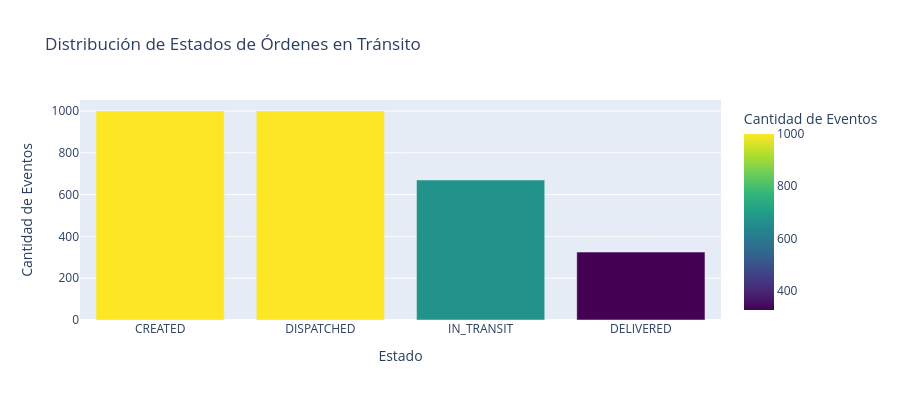
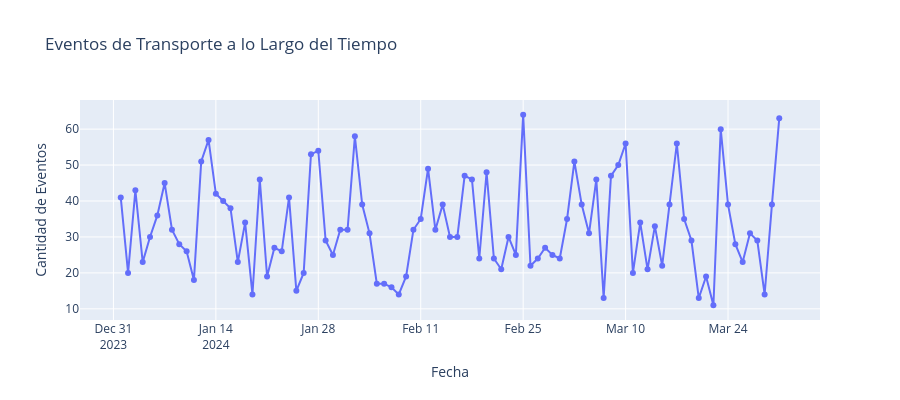

The cell these charts' notebook holds for them, in order:
### Markdown cell above
## 5️⃣ Visualización de Excursiones

### Code cell
# Análisis de distribución de eventos por estado
status_distribution = df_transport['status'].value_counts().reset_index()
status_distribution.columns = ['status', 'count']

print("📈 Distribución de Estados de Órdenes:")
display(status_distribution)

# Visualización de estados
fig = px.bar(
    status_distribution,
    x='status',
    y='count',
    title='Distribución de Estados de Órdenes en Tránsito',
    labels={'status': 'Estado', 'count': 'Cantidad de Eventos'},
    color='count',
    color_continuous_scale='viridis'
)
fig.update_layout(height=400)
fig.show()

# Análisis temporal
events_by_day = df_transport.set_index('timestamp').resample('D')['event_id'].count()

print("\n📅 Eventos por Día:")
fig = px.line(
    x=events_by_day.index,
    y=events_by_day.values,
    title='Eventos de Transporte a lo Largo del Tiempo',
    labels={'x': 'Fecha', 'y': 'Cantidad de Eventos'},
    markers=True
)
fig.update_layout(height=400)
fig.show()

### Figure 1 — Plotly figure (JSON) as saved in the notebook; plotly's stock layout.template omitted (floating-point values rounded to 4 significant figures)
{"data": [{"hovertemplate": "Estado=%{x}<br>Cantidad de Eventos=%{marker.color}<extra></extra>", "legendgroup": "", "marker": {"color": [1000, 1000, 670, 325], "coloraxis": "coloraxis", "pattern": {"shape": ""}}, "name": "", "orientation": "v", "showlegend": false, "textposition": "auto", "type": "bar", "x": ["CREATED", "DISPATCHED", "IN_TRANSIT", "DELIVERED"], "xaxis": "x", "y": [1000, 1000, 670, 325], "yaxis": "y"}], "layout": {"barmode": "relative", "coloraxis": {"colorbar": {"title": {"text": "Cantidad de Eventos"}}, "colorscale": [[0, "#440154"], [0.1111, "#482878"], [0.2222, "#3e4989"], [0.3333, "#31688e"], [0.4444, "#26828e"], [0.5556, "#1f9e89"], [0.6667, "#35b779"], [0.7778, "#6ece58"], [0.8889, "#b5de2b"], [1, "#fde725"]]}, "height": 400, "legend": {"tracegroupgap": 0}, "title": {"text": "Distribución de Estados de Órdenes en Tránsito"}, "xaxis": {"anchor": "y", "domain": [0, 1], "title": {"text": "Estado"}}, "yaxis": {"anchor": "x", "domain": [0, 1], "title": {"text": "Cantidad de Eventos"}}}}

### Figure 2 — Plotly figure (JSON) as saved in the notebook; plotly's stock layout.template omitted (floating-point values rounded to 4 significant figures)
{"data": [{"hovertemplate": "Fecha=%{x}<br>Cantidad de Eventos=%{y}<extra></extra>", "legendgroup": "", "line": {"color": "#636efa", "dash": "solid"}, "marker": {"symbol": "circle"}, "mode": "lines+markers", "name": "", "orientation": "v", "showlegend": false, "type": "scatter", "x": ["2024-01-01T00:00:00", "2024-01-02T00:00:00", "2024-01-03T00:00:00", "2024-01-04T00:00:00", "2024-01-05T00:00:00", "2024-01-06T00:00:00", "2024-01-07T00:00:00", "2024-01-08T00:00:00", "2024-01-09T00:00:00", "2024-01-10T00:00:00", "2024-01-11T00:00:00", "2024-01-12T00:00:00", "2024-01-13T00:00:00", "2024-01-14T00:00:00", "2024-01-15T00:00:00", "2024-01-16T00:00:00", "2024-01-17T00:00:00", "2024-01-18T00:00:00", "2024-01-19T00:00:00", "2024-01-20T00:00:00", "2024-01-21T00:00:00", "2024-01-22T00:00:00", "2024-01-23T00:00:00", "2024-01-24T00:00:00", "2024-01-25T00:00:00", "2024-01-26T00:00:00", "2024-01-27T00:00:00", "2024-01-28T00:00:00", "2024-01-29T00:00:00", "2024-01-30T00:00:00", "2024-01-31T00:00:00", "2024-02-01T00:00:00", "2024-02-02T00:00:00", "2024-02-03T00:00:00", "2024-02-04T00:00:00", "2024-02-05T00:00:00", "2024-02-06T00:00:00", "2024-02-07T00:00:00", "2024-02-08T00:00:00", "2024-02-09T00:00:00", "2024-02-10T00:00:00", "2024-02-11T00:00:00", "2024-02-12T00:00:00", "2024-02-13T00:00:00", "2024-02-14T00:00:00", "2024-02-15T00:00:00", "2024-02-16T00:00:00", "2024-02-17T00:00:00", "2024-02-18T00:00:00", "2024-02-19T00:00:00", "2024-02-20T00:00:00", "2024-02-21T00:00:00", "2024-02-22T00:00:00", "2024-02-23T00:00:00", "2024-02-24T00:00:00", "2024-02-25T00:00:00", "2024-02-26T00:00:00", "2024-02-27T00:00:00", "2024-02-28T00:00:00", "2024-02-29T00:00:00", "2024-03-01T00:00:00", "2024-03-02T00:00:00", "2024-03-03T00:00:00", "2024-03-04T00:00:00", "2024-03-05T00:00:00", "2024-03-06T00:00:00", "2024-03-07T00:00:00", "2024-03-08T00:00:00", "2024-03-09T00:00:00", "2024-03-10T00:00:00", "2024-03-11T00:00:00", "2024-03-12T00:00:00", "2024-03-13T00:00:00", "2024-03-14T00:00:00", "2024-03-15T00:00:00", "2024-03-16T00:00:00", "2024-03-17T00:00:00", "2024-03-18T00:00:00", "2024-03-19T00:00:00", "2024-03-20T00:00:00", "2024-03-21T00:00:00", "2024-03-22T00:00:00", "2024-03-23T00:00:00", "2024-03-24T00:00:00", "2024-03-25T00:00:00", "2024-03-26T00:00:00", "2024-03-27T00:00:00", "2024-03-28T00:00:00", "2024-03-29T00:00:00", "2024-03-30T00:00:00", "2024-03-31T00:00:00"], "xaxis": "x", "y": [41, 20, 43, 23, 30, 36, 45, 32, 28, 26, 18, 51, 57, 42, 40, 38, 23, 34, 14, 46, 19, 27, 26, 41, 15, 20, 53, 54, 29, 25, 32, 32, 58, 39, 31, 17, 17, 16, 14, 19, 32, 35, 49, 32, 39, 30, 30, 47, 46, 24, 48, 24, 21, 30, 25, 64, 22, 24, 27, 25, 24, 35, 51, 39, 31, 46, 13, 47, 50, 56, 20, 34, 21, 33, 22, 39, 56, 35, 29, 13, 19, 11, 60, 39, 28, 23, 31, 29, 14, 39, 63], "yaxis": "y"}], "layout": {"height": 400, "legend": {"tracegroupgap": 0}, "title": {"text": "Eventos de Transporte a lo Largo del Tiempo"}, "xaxis": {"anchor": "y", "domain": [0, 1], "title": {"text": "Fecha"}}, "yaxis": {"anchor": "x", "domain": [0, 1], "title": {"text": "Cantidad de Eventos"}}}}
